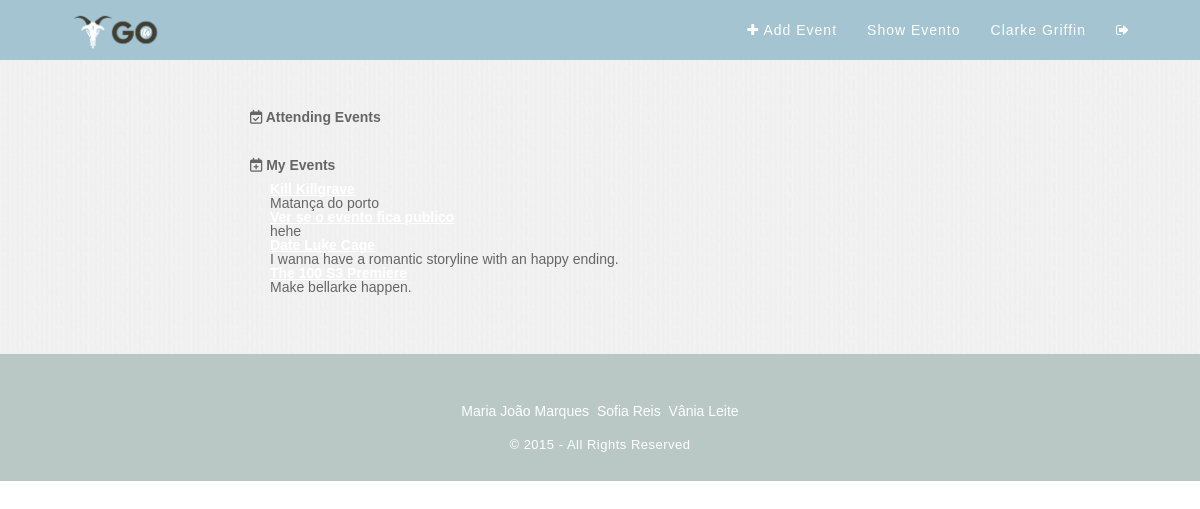
/?pagina=userPage (signed in), run on the app's committed database.
### tables this page shows
CREATE TABLE "Event" (
	`idEvent`	INTEGER PRIMARY KEY AUTOINCREMENT,
	`name`	TEXT NOT NULL,
	`description`	TEXT NOT NULL,
	`idImage`	INTEGER,
	`idType`	INTEGER,
	`date`	TEXT NOT NULL,
	`idUser`	INTEGER NOT NULL,
	`public`	INTEGER DEFAULT 0,
	`local`	TEXT
);

### php/loadEvent.php (called while the page is built, shortened)
<?
try {
  $db = new PDO('sqlite:./db/dboltw.db');
  $db->setAttribute(PDO::ATTR_ERRMODE, PDO::ERRMODE_EXCEPTION);
} catch (PDOException $e) {
    print "Error!: " . $e->getMessage() . "<br/>";
    die();
}
function getEventInfo($id){
  try{
    global $db;
    $stmt=$db->prepare("SELECT * FROM Event WHERE idEvent=:event_id");
    $stmt->bindValue(':event_id',$id,PDO::PARAM_STR);
    $found=$stmt->execute();
    $columns=$stmt->fetch();
    return $columns;
  }catch(PDOException $e){
    $_SESSION['errors']=" <script type=\"text/javascript\">
      swal({
            title: \"Error!\",
            text: ". $stmt->errorInfo() .",
            type: \"error\",
            confirmButtonText: \"OK\"
      });
      </script>";
    return -1;
  }
}
function getUserEvents($id){
  try{
    global $db;
    $stmt=$db->prepare("SELECT * FROM Event WHERE idUser=:id");
    $stmt->bindValue(':id',$id);
    $query = $stmt->execute();
    $result= $stmt->fetchAll();
    return $result;
  }
  catch(PDOException $e){
    if(isset($_SESSION['user_id'])){
      $log=$e->getMessage()." ___Date=".date("Y-m-d")." ___ idUser=".$_SESSION['user_id'].PHP_EOL;
    }else{
      $log=$e->getMessage()." ___Date= ".date("Y-m-d")."\n";
    }
    error_log($log,3,"../error.log");
    return -1;
  }
}
$userEvents = getUserEvents($_SESSION['user_id']);
?>

### template/userPage.php (the view, shortened to what this page needs)
<? include_once 'php/loadEvent.php'; ?>
<section class="billboard-body-userpage">
<h1 id="userpageTitle"><span><i class="fa fa-calendar-check-o"></i> Attending Events </span></h1>
<div id="userEvents">
</div>
<br>
<h1 id="userpageTitle"><span><i class="fa fa-calendar-plus-o"></i></i> My Events </span></h1>
<div id="userEvents">
<?php
		for($i=0; $i < count($userEvents); ++$i)
		{
				$event = getEventInfo($userEvents[$i]['idEvent']);
				echo '<a href="./?pagina=showEvent&id='.$event['idEvent'].'""><span><b>'.$event['name'].'</b></span></a><br><p>'.$event['description'].'</p>';
		}
?>
</div>
</section>

### template/header.php (shortened to what this page needs)
	<!DOCTYPE html>
<html>
    <head>
			<link href="https://code.jquery.com/ui/1.10.4/themes/ui-lightness/jquery-ui.css" rel="stylesheet">
      <link rel="stylesheet" type="text/css" href="css/sweetalert.css">
      <link href="css/reset.css" rel="stylesheet">
      <link href= "css/main.css" rel="stylesheet" >
      <link href="font-awesome-4.1.0/css/font-awesome.min.css" rel="stylesheet" type="text/css">
<link rel="stylesheet" href="path/to/font-awesome/css/font-awesome.min.css">
      <link rel="stylesheet" href="https://netdna.bootstrapcdn.com/font-awesome/4.0.3/css/font-awesome.min.css" />
<link rel="stylesheet" href="https://maxcdn.bootstrapcdn.com/font-awesome/4.5.0/css/font-awesome.min.css">
      </head>
      <body>
        <section class="billboard-header">
          <header id="header_geral">
            <div class="wrapper">
              <a href="./"><img src="img/logo_goat.png" class="h_logo" alt="" title=""></a>
              <nav>
                <?php
                if(isset($_SESSION['username'])){ ?>
                <ul class="main_nav">
                  <li><a href="./?pagina=createEvent"><i class="fa fa-plus"></i> Add Event</a></li>
                  <li><a href="./?pagina=listEvents">Show Evento</a></li>
                   <li><a href="./?pagina=userPage"><p><?php echo $_SESSION['firstname']; ?> <?php echo $_SESSION['lastname']; ?></p></a></li>
                  <li><a href="./php/action_logout.php"><span class="icon"><i class="fa fa-sign-out"></i></span></a></li>
                </ul>
                  <?php }?>
              </nav>
            </div>
          </header>
				</section>

### index.php
<?php
include 'template/header.php';
if (isset ( $_GET ['pagina'] ))
{
	 $url = 'template/' . $_GET['pagina'] . '.php';
	 include  $url;
}
else
{
 	include 'template/home.php';
}
include 'template/footer.php';
?>

### template/footer.php
<footer>
		<nav>
			<ul>
				<li><a href="#">Maria João Marques</a></li>
				<li><a href="#">Sofia Reis</a></li>
				<li><a href="#">Vânia Leite</a></li>
			</ul>
		</nav>
		<p class="rights">© 2015 - All Rights Reserved</p>
	</footer>
</body>
</html>

### css/main.css (style rules this page uses)
#header_geral { width: 100%; height: 100px; background-color: rgba(0, 93, 125, 0.2) !important; z-index: 9999; }
#header_geral .h_logo { float: left; width: 9%; margin-top: 13px; }
#header_geral nav { float: right; margin-top: 23px; overflow: hidden; }
#header_geral nav ul li { float: left; margin-left: 30px; }
#header_geral nav ul li a { text-decoration: none; color: white; letter-spacing: 1px; }
.billboard-body-userpage { width: auto; height: 100%; padding-left: 250px; padding-right: 250px; padding-bottom: 50px; padding-top: 50px; background: url('../img/pattern.jpg') center fixed; background-size: cover; -webkit-background-size: cover; -moz-background-size: cover; -o-background-size: cover; }
.billboard-header { width: 100%; height: 60px; background: rgba(0, 93, 125, 0.2) !important ; background-size: cover; -webkit-background-size: cover; -moz-background-size: cover; -o-background-size: cover; }
footer { width: 100%; padding: 30px 0; background-color: rgba(179,194,191,0.9); text-align: center; height: 100% }
footer nav { width: 100%; }
footer nav ul li { list-style: none; display: inline-block; margin: 20px 0 20px 0; }
footer nav ul li a { text-decoration: none; color: white; font-size: 14px; padding:2px; }
footer .rights { color: white; font-size: 13px; letter-spacing: .5px; }
.wrapper { width: 1060px; height: auto; margin: 0 auto; }
footer nav ul li a, footer .rights a, header nav ul li a, .call_to_action a.cta_btn, .testimonials a.author, .newsletter .submit_nl { transition: .2s linear; -webkit-transition: .2s linear; -moz-transition: .2s linear; -o-transition: .2s linear; }
body { font-family: 'Source Sans Pro', sans-serif; font-size: 14px; color: #666; }
#userpageTitle { size: 20%; }
#userEvents { padding-left: 20px; padding-bottom: 10px; padding-top: 10px; }

### data on the page
event: name "Kill Killgrave", description "Matança do porto"
event: name "Ver se o evento fica publico", description "hehe"
event: name "Date Luke Cage", description "I wanna have a romantic storyline with an happy ending."
event: name "The 100 S3 Premiere", description "Make bellarke happen."

### other printed values
$_SESSION['firstname'] "Clarke"
$_SESSION['lastname'] "Griffin"
